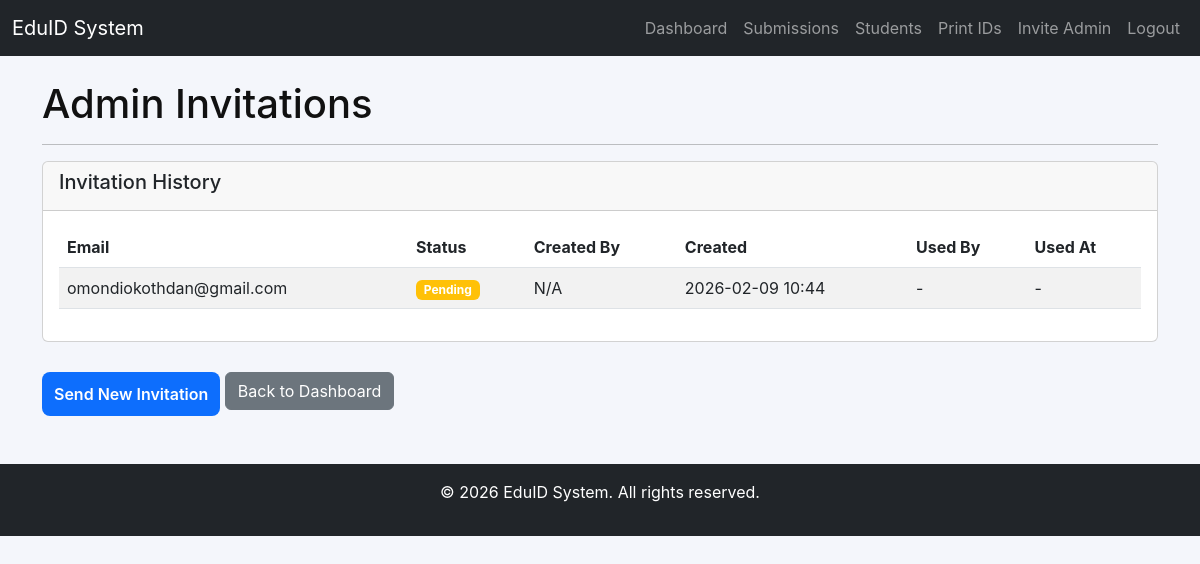
The app's page /admin/invitations (signed in) with its own data.
### app/models/invitation.py (models this page shows, shortened)
class AdminInvitation(db.Model):
    id = db.Column(db.Integer, primary_key=True)
    token = db.Column(db.String(256), unique=True, nullable=False, index=True)
    email = db.Column(db.String(120), nullable=False)
    admin_id = db.Column(db.Integer, db.ForeignKey('user.id'), nullable=True)  # who created the invite
    used_by_id = db.Column(db.Integer, db.ForeignKey('user.id'), nullable=True)  # who accepted it
    created_at = db.Column(db.DateTime, default=datetime.utcnow)
    expires_at = db.Column(db.DateTime, default=lambda: datetime.utcnow() + timedelta(days=7))
    used_at = db.Column(db.DateTime)
    is_used = db.Column(db.Boolean, default=False)
    def is_valid(self):
        if self.is_used:
            return False
        if datetime.utcnow() > self.expires_at:
            return False
        return True

### app/routes/admin.py (the view)
@admin_bp.route("/invitations")
@login_required
@admin_required
def invitations():
    page = request.args.get('page', 1, type=int)
    invitations = AdminInvitation.query.order_by(AdminInvitation.created_at.desc()).paginate(page=page, per_page=10)
    return render_template('admin/invitations.html', invitations=invitations)

### app/templates/admin/invitations.html (shortened to what this page needs)
{% extends "base.html" %}
{% block content %}
<h1>Admin Invitations</h1>
<hr>
<div class="card">
    <div class="card-header">
        <h5>Invitation History</h5>
    </div>
    <div class="card-body">
        {% if invitations.items %}
            <div class="table-responsive">
                <table class="table table-striped">
                    <thead>
                        <tr>
                            <th>Email</th>
                            <th>Status</th>
                            <th>Created By</th>
                            <th>Created</th>
                            <th>Used By</th>
                            <th>Used At</th>
                        </tr>
                    </thead>
                    <tbody>
                        {% for inv in invitations.items %}
                            <tr>
                                <td>{{ inv.email }}</td>
                                <td>
                                    {% if inv.is_used %}
                                        <span class="badge bg-success">Used</span>
                                    {% elif inv.is_valid() %}
                                        <span class="badge bg-warning">Pending</span>
                                    {% else %}
                                        <span class="badge bg-danger">Expired</span>
                                    {% endif %}
                                </td>
                                <td>
                                    {% if inv.admin_id %}
                                        {% set creator = inv.admin %}
                                        {{ creator.username if creator else 'N/A' }}
                                    {% else %}
                                        System
                                    {% endif %}
                                </td>
                                <td>{{ inv.created_at.strftime('%Y-%m-%d %H:%M') }}</td>
                                <td>
                                    {% if inv.used_by_id %}
                                        {% set used_by = inv.used_by %}
                                        {{ used_by.username if used_by else 'N/A' }}
                                    {% else %}
                                        -
                                    {% endif %}
                                </td>
                                <td>
                                    {% if inv.used_at %}
                                        {{ inv.used_at.strftime('%Y-%m-%d %H:%M') }}
                                    {% else %}
                                        -
                                    {% endif %}
                                </td>
                            </tr>
                        {% endfor %}
                    </tbody>
                </table>
            </div>
        {% else %}
            <div class="alert alert-info">No invitations yet</div>
        {% endif %}
    </div>
</div>
<div class="mt-4">
    <a href="{{ url_for('admin.invite_admin') }}" class="btn btn-primary">Send New Invitation</a>
    <a href="{{ url_for('admin.dashboard') }}" class="btn btn-secondary">Back to Dashboard</a>
</div>
{% endblock %}

### app/static/css/style.css (style rules this page uses)
:root { --bg:#f4f6fb; --card:#ffffff; --muted:#6c757d; --accent:#0d6efd; --danger:#dc3545; --radius:10px; --max-width:420px; }
* { box-sizing:border-box }
body { font-family:Inter,system-ui,Segoe UI,Roboto,Arial,sans-serif;background:var(--bg);margin:0;color:#111 }
.btn-primary { margin-top:6px;padding:10px 12px;background:var(--accent);color:#fff;border:none;border-radius:8px;font-weight:600;cursor:pointer }
a { color:var(--accent) }

### records on screen
AdminInvitation: email "omondiokothdan@gmail.com", is_used "Pending", username "N/A", created_at "2026-02-09 10:44"
